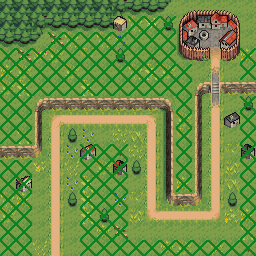

This is a level from a 2D game, rendered from its Tiled map with the project's own tilesets. A one-line summary and the complete map file follow:
An orthogonal 16x16 tile map with 16x16 px tiles, 3 tile layers (ground, builds, zone) and 6 objects (1, 2, 3, 4, 5, ...).

<map version="1.9" tiledversion="1.9.0" orientation="orthogonal" renderorder="right-down" width="16" height="16" tilewidth="16" tileheight="16" infinite="0" backgroundcolor="#53786f" nextlayerid="5" nextobjectid="11">
 <tileset firstgid="1" source="TilesetGrass/grass_biome.tsx" />
 <layer id="2" name="ground" width="16" height="16">
  <data encoding="csv">
71,71,71,71,71,71,71,94,83,83,84,1,1,1,1,1,
71,71,94,83,83,83,83,84,2,38,96,27,5,2,2,1,
83,83,84,108,2,1,2,15,1,1,1,1,14,1,1,1,
120,108,39,5,1,37,1,96,1,120,1,25,1,2,27,27,
27,5,1,1,5,1,1,1,2,25,5,1,1,21,1,1,
5,25,1,1,1,25,1,1,1,1,1,1,91,99,80,80,
1,1,91,80,80,80,80,80,80,80,92,1,69,45,1,1,
1,1,69,18,7,7,7,7,7,20,67,5,69,29,39,1,
1,13,69,29,96,14,1,3,4,29,67,37,69,29,1,1,
80,80,81,29,14,1,1,120,3,29,67,1,69,29,37,3,
1,1,38,29,2,1,5,26,96,29,67,1,69,29,5,1,
1,1,1,29,14,25,1,1,1,29,67,27,69,29,4,1,
2,27,1,29,1,25,1,14,37,29,79,80,81,29,1,1,
5,1,1,29,1,25,26,1,5,42,7,7,7,44,27,27,
1,1,1,29,1,1,3,1,1,1,1,1,1,1,1,13,
1,1,2,29,1,1,1,1,1,1,3,5,1,26,1,1
</data>
 </layer>
 <layer id="1" name="builds" width="16" height="16">
  <data encoding="csv">
0,0,0,0,0,0,0,0,0,0,0,145,146,147,148,0,
0,0,0,0,0,0,0,217,0,0,0,157,158,159,160,0,
0,0,0,0,0,0,0,0,0,0,0,169,170,171,172,0,
0,0,0,0,0,0,0,0,0,0,0,181,182,183,184,0,
0,0,0,0,0,0,0,0,0,0,0,0,0,0,0,0,
0,0,0,0,0,0,0,0,0,0,0,0,0,0,0,0,
0,0,0,0,0,0,0,0,0,0,0,0,0,0,0,96,
0,0,0,0,0,0,0,0,0,0,0,0,0,0,206,0,
0,0,0,0,0,0,0,0,0,0,0,0,0,0,0,0,
0,0,0,0,0,194,0,0,0,0,0,0,0,0,0,205,
0,0,0,0,0,0,0,193,0,0,0,0,0,0,0,0,
0,218,0,0,0,0,0,0,0,0,0,0,0,0,0,0,
0,0,0,0,96,0,0,0,0,0,0,0,0,0,96,0,
0,0,0,0,0,0,96,0,0,0,0,0,0,0,0,0,
0,0,0,0,0,0,0,108,0,0,0,0,0,0,0,0,
0,0,0,0,0,0,0,0,0,0,0,0,0,0,0,120
</data>
 </layer>
 <layer id="3" name="zone" width="16" height="16">
  <data encoding="csv">
0,0,0,0,0,0,0,0,0,0,0,0,0,0,0,0,
0,0,0,0,0,0,0,0,252,252,252,0,0,0,0,0,
0,0,0,252,252,252,252,252,252,252,252,0,0,0,0,0,
252,252,252,252,252,252,252,252,252,252,252,0,0,0,0,252,
252,252,252,252,252,252,252,252,252,252,252,252,0,0,0,252,
252,252,252,252,252,252,252,252,252,252,252,252,0,0,0,0,
252,252,0,0,0,0,0,0,0,0,0,252,0,0,0,252,
252,252,0,0,0,0,0,0,0,0,0,252,0,0,0,252,
252,252,0,0,0,0,0,0,0,0,0,252,0,0,0,252,
0,0,0,0,0,252,252,252,0,0,0,252,0,0,0,252,
252,252,0,0,0,252,252,252,0,0,0,252,0,0,0,252,
252,252,0,0,0,252,252,252,0,0,0,252,0,0,0,252,
252,252,0,0,0,252,252,252,0,0,0,0,0,0,0,252,
252,252,0,0,0,252,252,252,0,0,0,0,0,0,0,252,
252,252,0,0,0,252,252,252,0,0,0,0,0,0,0,252,
252,252,0,0,0,252,252,252,252,252,252,252,252,252,252,252
</data>
 </layer>
 <objectgroup id="4" name="0" visible="0">
  <object id="5" name="1" x="56" y="120">
   <properties>
    <property name="next" type="object" value="6" />
   </properties>
   <point />
  </object>
  <object id="6" name="2" x="152" y="120">
   <properties>
    <property name="next" type="object" value="7" />
   </properties>
   <point />
  </object>
  <object id="7" name="3" x="152" y="216">
   <properties>
    <property name="next" type="object" value="8" />
   </properties>
   <point />
  </object>
  <object id="8" name="4" x="216" y="216">
   <properties>
    <property name="next" type="object" value="9" />
   </properties>
   <point />
  </object>
  <object id="9" name="5" x="216" y="48">
   <point />
  </object>
  <object id="10" name="0" x="56" y="336">
   <properties>
    <property name="next" type="object" value="5" />
   </properties>
   <point />
  </object>
 </objectgroup>
</map>